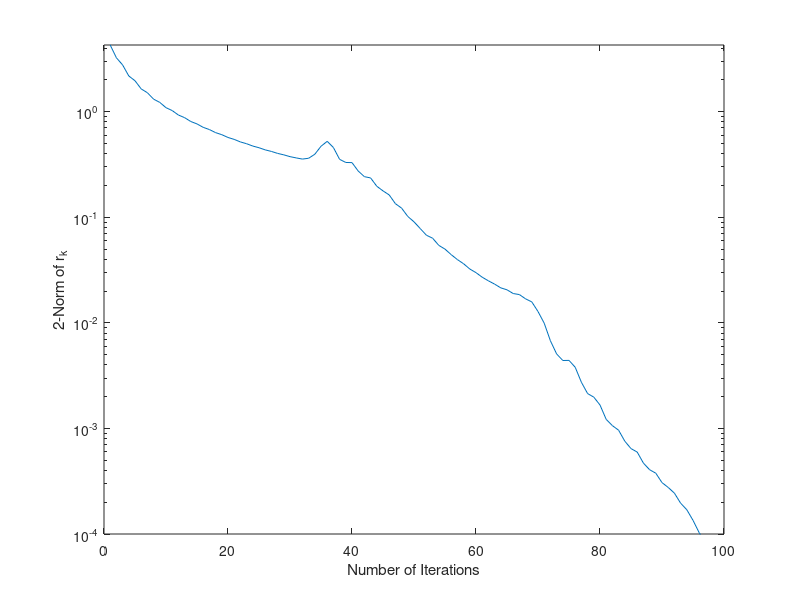

Source code (MATLAB):
load n_50

n = 50;

x = zeros(n*n, 1); % 初期状態の設定

maxit = 2000; % 最大反復回数
tol = 1e-04; % 判定条件

r = b - A*x;
p = r;
t = 0;
t2 = 0;
for i = 1:maxit
    v = 0;
    Ap = A*p;
    alpha = dot(p,r)/dot(p,Ap);
    x = x + alpha*p;
    r = r - alpha*Ap;
    beta = -dot(r,Ap)/dot(p,Ap);
    p = r + beta*p;
    v = norm(r);
    t(i) = v;
    t2(i) = i;
    if v < tol
        break;
    end
end
t2
semilogy(t)
ylim([tol inf])
xlabel('Number of Iterations')
ylabel('2-Norm of r_k')

